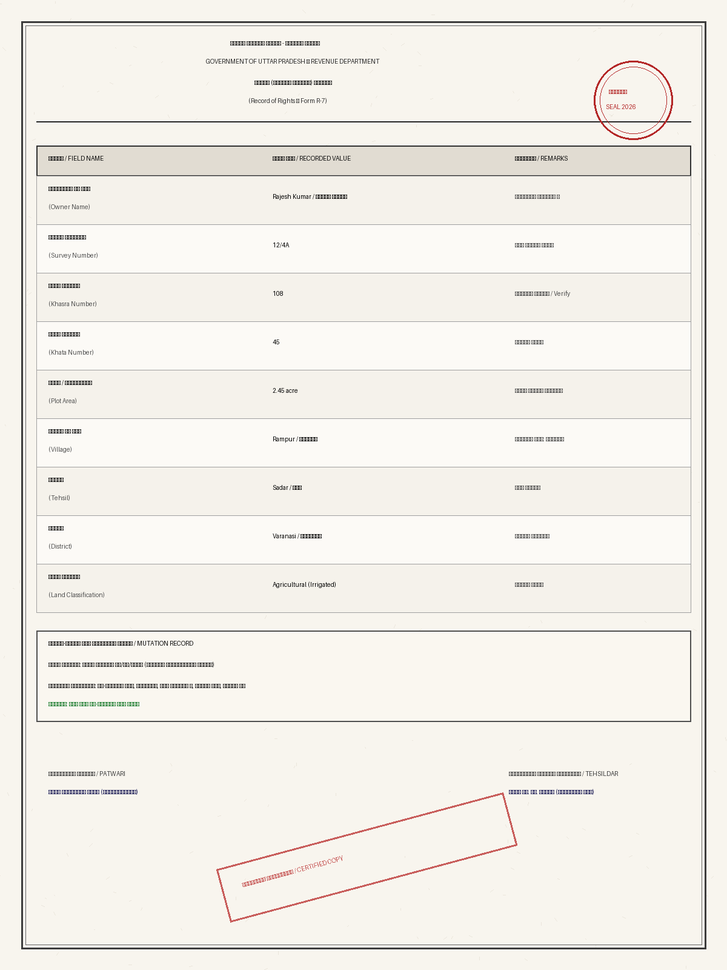
#> input picture sample-data/documents/sample_01.png, 727 x 970 px, shrunk from 1200 x 1600 before the run
$ python generate_degraded_scans.py   (older library calls are emulated)
#> lines starting #> are read from the running program, lines starting #| are printed output that depends on the picture
### ml-service/app/pipeline/preprocess.py
import io
import os
import math
from typing import Tuple, Dict, Any, List
import numpy as np
from PIL import Image, ImageFilter, ImageOps, ImageEnhance

try:
    import cv2
    HAS_OPENCV = True
except ImportError:
    HAS_OPENCV = False

def calculate_image_quality(image_np: np.ndarray) -> Dict[str, Any]:
    """
    Computes image quality metrics:
    - Laplacian variance (sharpness / blur measure)
    - Contrast ratio
    - Overall quality score (0 - 100)
    """
    if len(image_np.shape) == 3:
        if HAS_OPENCV:
            gray = cv2.cvtColor(image_np, cv2.COLOR_RGB2GRAY)
        else:
            gray = np.mean(image_np, axis=2).astype(np.uint8)
    else:
        gray = image_np

    # 1. Sharpness measure via Laplacian variance
    if HAS_OPENCV:
        laplacian_var = float(cv2.Laplacian(gray, cv2.CV_64F).var())
    else:
        kernel = np.array([[0, 1, 0], [1, -4, 1], [0, 1, 0]], dtype=np.float32)
        pad = np.pad(gray.astype(np.float32), 1, mode='edge')
        h, w = gray.shape
        conv = (
            pad[0:h, 1:w+1] + pad[2:h+2, 1:w+1] +
            pad[1:h+1, 0:w] + pad[1:h+1, 2:w+2] - 4 * gray
        )
        laplacian_var = float(np.var(conv))

    # 2. Contrast estimation (Standard deviation of luminance)
    contrast = float(np.std(gray))

    # 3. Overall quality computation (0 - 100)
    sharpness_score = min(100.0, (laplacian_var / 120.0) * 100.0)
    contrast_score = min(100.0, (contrast / 65.0) * 100.0)

    quality_score = round(0.6 * sharpness_score + 0.4 * contrast_score, 1)
    is_acceptable = quality_score >= 40.0

    return {
        "sharpness_laplacian": round(laplacian_var, 2),
        "contrast_std": round(contrast, 2),
        "quality_score": quality_score,
        "is_acceptable": is_acceptable,
        "status": "Good" if quality_score >= 70 else ("Fair" if quality_score >= 45 else "Poor / Blurry")
    }

# [134 lines left out: functions deskew_image, apply_clahe, apply_bilateral_denoise, detect_tables_and_lines, preprocess_document_image, not called in this run]

### sample-data/generate_degraded_scans.py
"""
Generate degraded document scans for testing Cloud Vision fallback.
Degrades image quality to score below 45.0 (blur, reduced contrast, luminance drop).
"""
import os
import sys
from PIL import Image, ImageFilter, ImageEnhance
import numpy as np

base_dir = os.path.abspath(os.path.join(os.path.dirname(__file__), ".."))
sys.path.insert(0, os.path.join(base_dir, "ml-service"))

from app.pipeline.preprocess import calculate_image_quality

def generate_degraded_scan(source_path: str, output_path: str) -> dict:
#> called with source_path = 'sample-data/documents/sample_01.png'
    if not os.path.exists(source_path):
        raise FileNotFoundError(f"Source file not found: {source_path}")

    img = Image.open(source_path).convert("RGB")
#> img is the input picture: PIL image 727x970 RGB; mean R, G, B 242, 239, 232.8
    deg = img.filter(ImageFilter.GaussianBlur(radius=6.0))
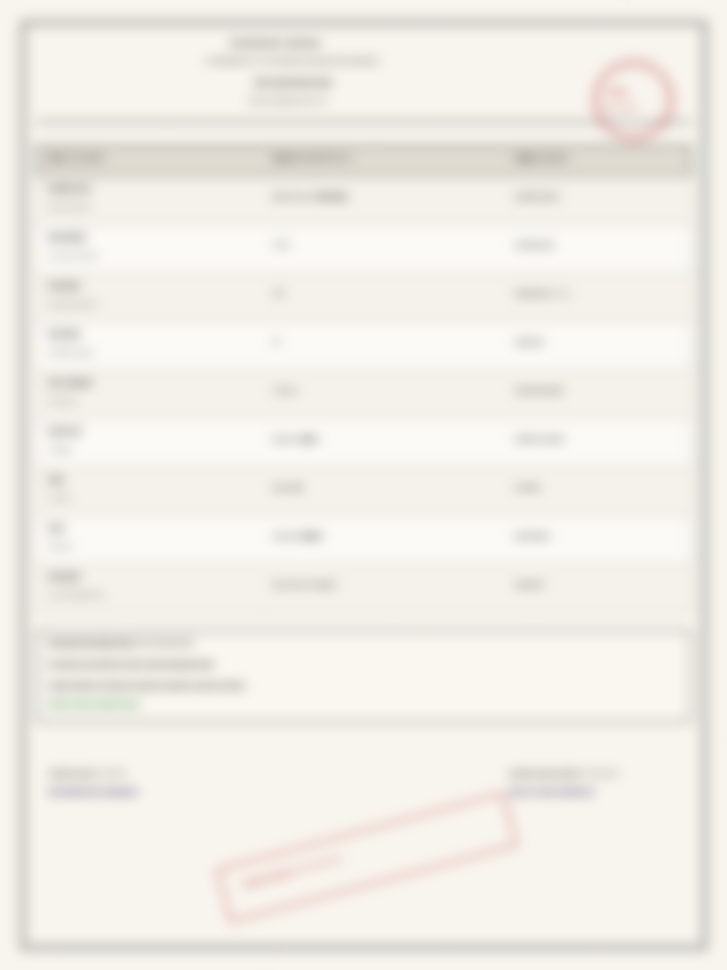
#> deg: PIL image 727x970 RGB; mean R, G, B 242.1, 239, 232.8
    enhancer = ImageEnhance.Contrast(deg)
    deg = enhancer.enhance(0.3)
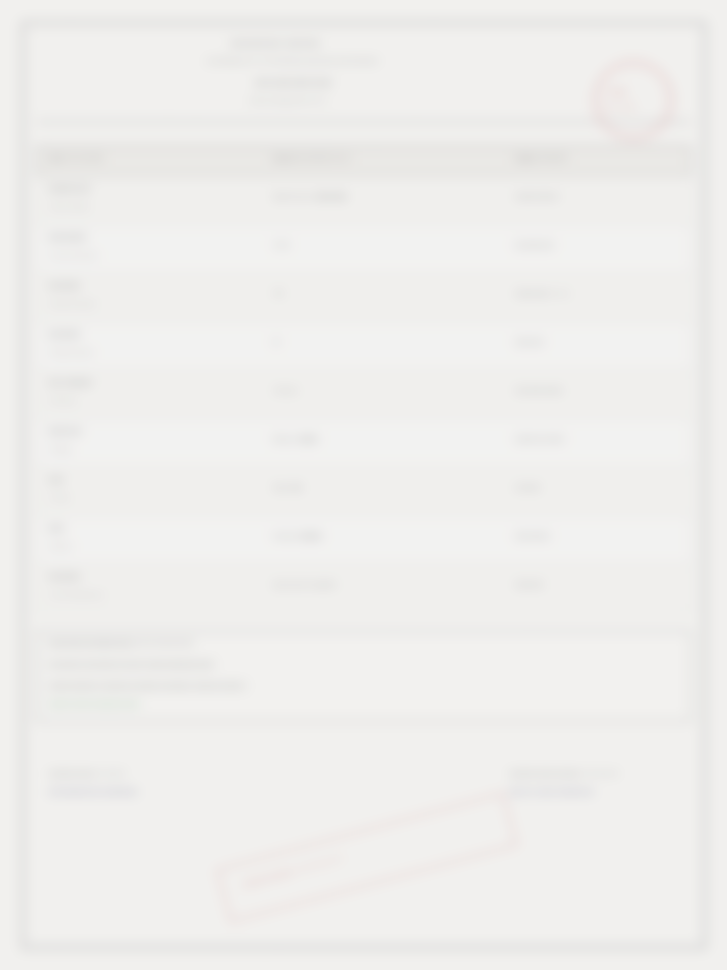
#> deg: PIL image 727x970 RGB; mean R, G, B 239.4, 238.5, 236.6
    b_enhancer = ImageEnhance.Brightness(deg)
    deg = b_enhancer.enhance(0.7)
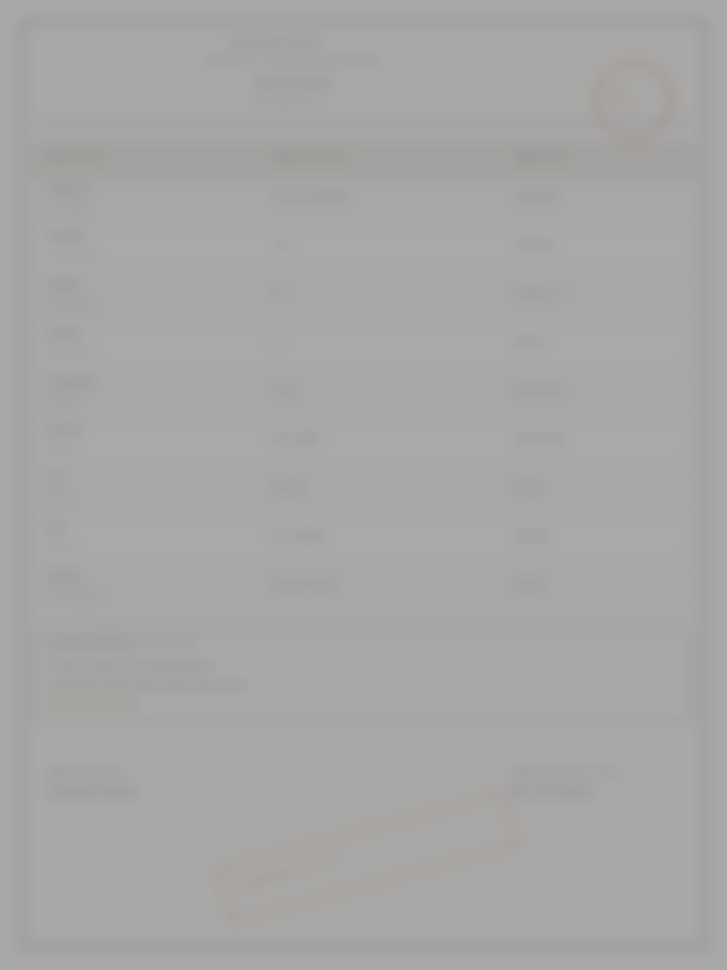
#> deg: PIL image 727x970 RGB; mean R, G, B 167.2, 166.6, 165.1

    quality = calculate_image_quality(np.array(deg))
#> in calculate_image_quality, `laplacian_var = float(cv2.Laplacian(gray, cv2.CV_64F).var())`: laplacian_var = 0.299
#> in calculate_image_quality, `contrast = float(np.std(gray))`: contrast = 1.98
#> in calculate_image_quality, `sharpness_score = min(100.0, (laplacian_var / 120.0) * 100.0)`: sharpness_score = 0.249
#> in calculate_image_quality, `contrast_score = min(100.0, (contrast / 65.0) * 100.0)`: contrast_score = 3.05
#> in calculate_image_quality, `quality_score = round(0.6 * sharpness_score + 0.4 * contrast_score, 1)`: quality_score = 1.4
#> in calculate_image_quality, `is_acceptable = quality_score >= 40.0`: is_acceptable = False
#> quality = {'sharpness_laplacian': 0.3, 'contrast_std': 1.98, 'quality_score': 1.4, 'is_acceptable': False, 'status': 'Poor / Blurry'}
    deg.save(output_path)
    return quality

if __name__ == "__main__":
    src = os.path.join(base_dir, "sample-data", "documents", "sample_01.png")
    dst = os.path.join(base_dir, "sample-data", "documents", "sample_degraded_01.png")

    q = generate_degraded_scan(src, dst)
#> q has the same summary as quality in generate_degraded_scan
    print(f"Generated degraded scan at: {dst}")
    print(f"Quality Score: {q['quality_score']}% (Status: {q['status']}, is_acceptable: {q['is_acceptable']})")
#| Quality Score: 1.4% (Status: Poor / Blurry, is_acceptable: False)
    assert q['quality_score'] < 45.0, f"Quality score {q['quality_score']} must be below 45.0"
    print("Degraded scan generator verified successfully!")

$ run again, with sample-data/documents/sample_04_handwritten_khasra.png copied over sample-data/documents/sample_01.png
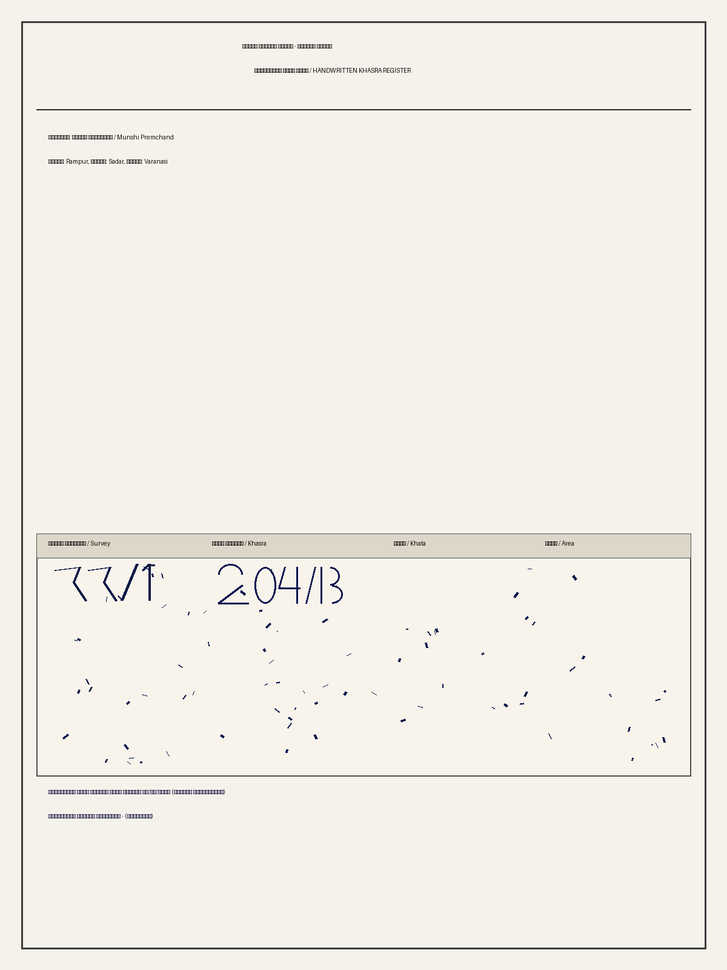
#> input picture sample-data/documents/sample_04_handwritten_khasra.png, 727 x 970 px, shrunk from 1200 x 1600 before the run
#> in generate_degraded_scan, img is the input picture: PIL image 727x970 RGB; mean R, G, B 241.6, 238.5, 231.4
#> in generate_degraded_scan, `deg = img.filter(ImageFilter.GaussianBlur(radius=6.0))`:
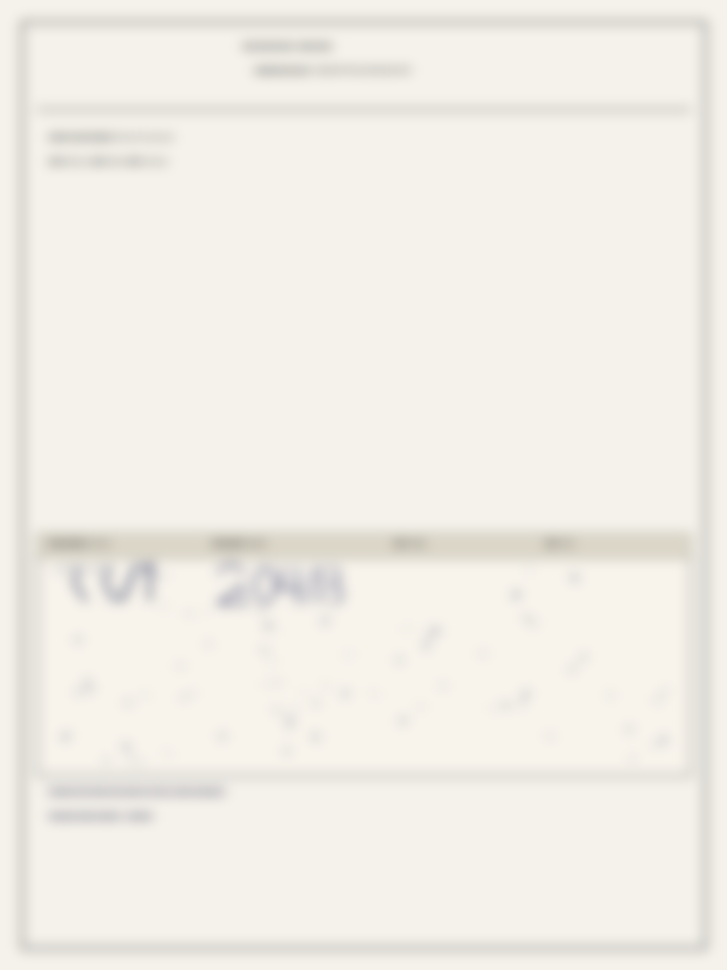
#> deg: PIL image 727x970 RGB; mean R, G, B 241.6, 238.4, 231.4
#> laplacian_var = 0.215
#> contrast = 1.71
#> sharpness_score = 0.179
#> contrast_score = 2.64
#> quality_score = 1.2
#> is_acceptable = False
#> quality = {'sharpness_laplacian': 0.21, 'contrast_std': 1.71, 'quality_score': 1.2, 'is_acceptable': False, 'status': 'Poor / Blurry'}
#> q has the same summary as quality in generate_degraded_scan
#| Quality Score: 1.2% (Status: Poor / Blurry, is_acceptable: False)
